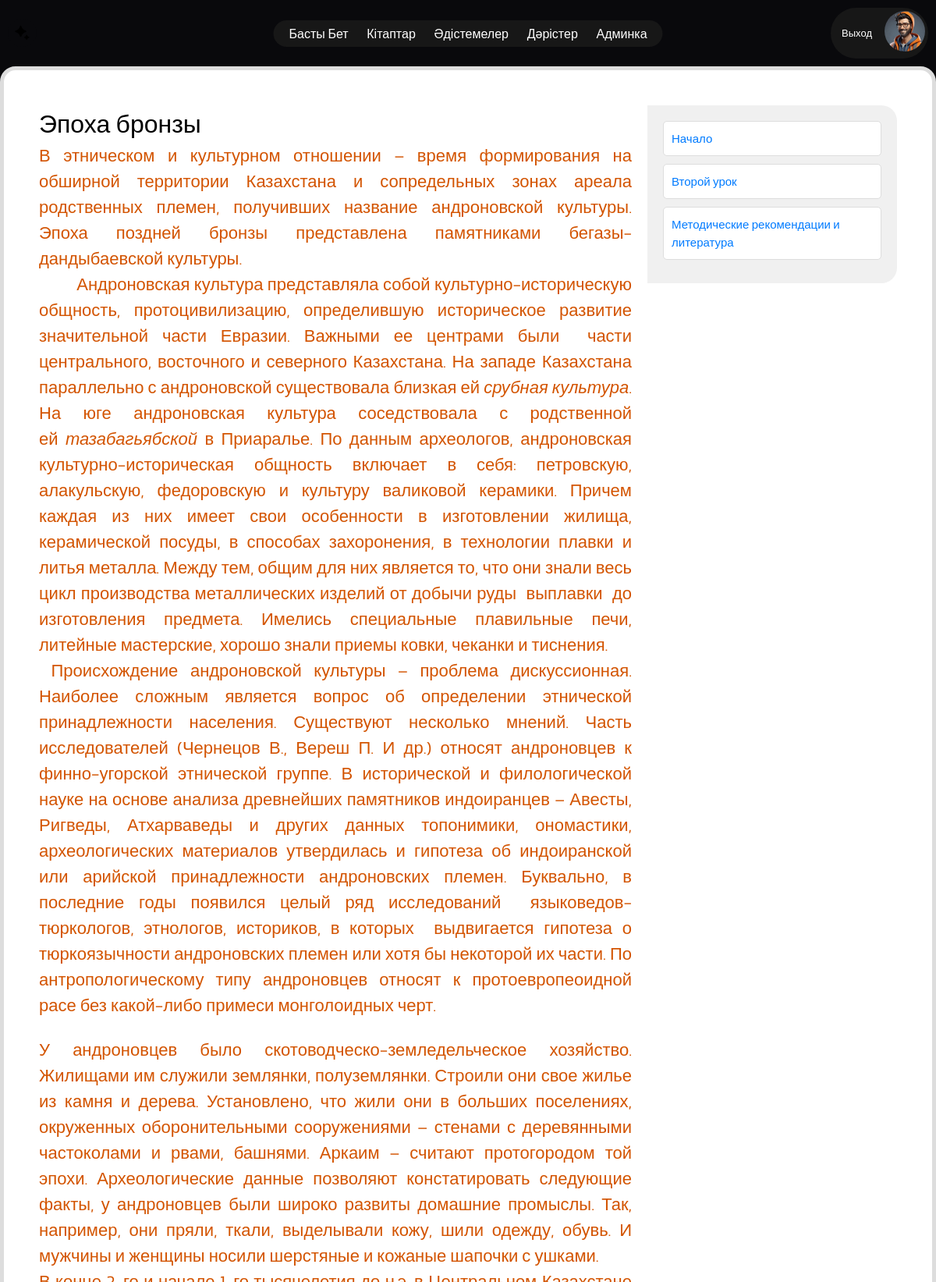
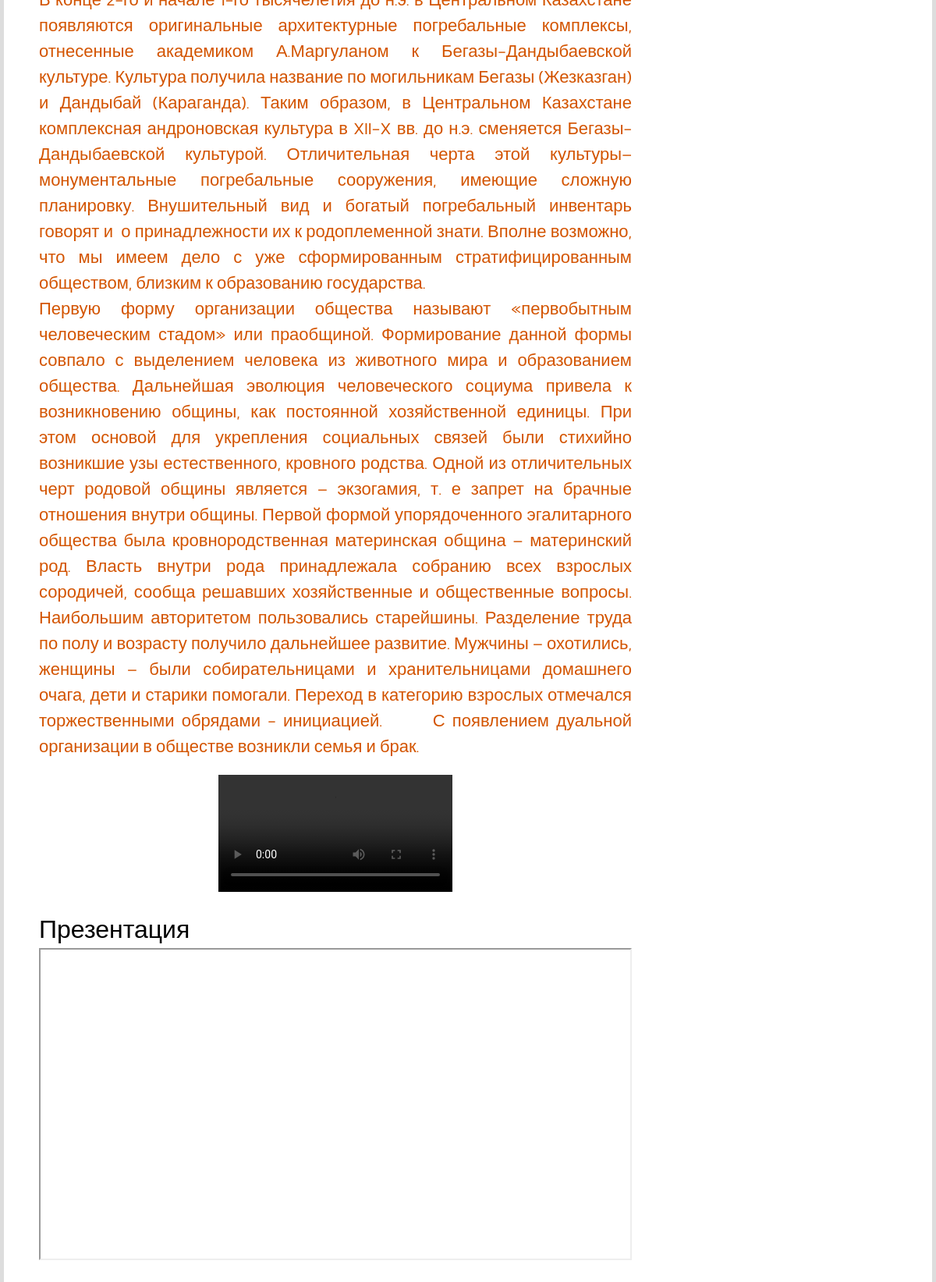
Screenshot of /lessons/4/ (signed in) with the database file from the repository (2 pictures, top to bottom).
### main/models.py (models this page shows, shortened)
class Lesson(models.Model):
    title = models.CharField("Название лекции:", max_length=200)
    topic = models.ForeignKey(Topic, on_delete=models.CASCADE, related_name='lessons')
    number = models.IntegerField("Номер лекции")
    short_description = RichTextUploadingField("Краткое описание:", blank=True)
    description = RichTextUploadingField("Полное описание:", blank=True)
    video = models.FileField("Видео:", upload_to='videos/', blank=True, null=True)
    photo = models.ImageField("Фото:", upload_to='photos/', blank=True, null=True)
    audio = models.FileField("Аудио:", upload_to='audio/', blank=True, null=True)
    url = models.URLField("Ссылка:", max_length=200, blank=True, null=True, editable=False)
    class Meta:
        unique_together = ['topic', 'number']
        ordering = ['number']

### main/views.py (the view)
# urls.py: path('lessons/<int:lesson_id>/', views.lesson_detail, name='lesson_detail'),
@login_required
def lesson_detail(request, lesson_id):
    lesson = get_object_or_404(Lesson, id=lesson_id)
    related_lessons = Lesson.objects.filter(topic=lesson.topic).exclude(id=lesson_id)
    print(f"Current Topic: {lesson.topic.name}")
    print(f"Related Lessons: {[lesson.title for lesson in related_lessons]}")
    return render(request, 'main/page/detail_lesson.html', {
        'lesson': lesson,
        'list': related_lessons
    })

### main/templates/main/page/detail_lesson.html (shortened to what this page needs)
{% extends 'base.html' %}
{% load static %}
{% block content %}
<link rel="stylesheet" href="{% static 'ckeditor/ckeditor.css' %}">
<link rel="stylesheet" type="text/css" href="{% static 'css/detail_lesson.css' %}">
<div class="lesson-main-container">
    <div class="lesson-content-container">
        <div class="lesson-center-content">
            <h1>{{ lesson.title }}</h1>
            <p class="black-text">
                {{ lesson.description|safe }}
            </p>
        </div>
        <div class="lesson-video-audio-section">
            <video controls>
                <source src="path/to/your-video.mp4" type="video/mp4">
            </video>
        </div>
        <br>
        <h1>Презентация</h1>
        <div class="lesson-presentation-section">
            <iframe src="{{ lesson.video }}" width="100%" height="400px">
                Ваш браузер не поддерживает просмотр PDF-файлов.
                <a href="{{ lesson.video }}">Скачайте презентацию</a> для просмотра.
            </iframe>
        </div>
    </div>
    <div class="lesson-side-container">
        <ul class="lesson-list">
            {% for i in list %}
                <li class="lesson-item">
                    <a href="{% url 'lesson_detail' i.id %}" class="lesson-link">{{ i.title }}</a>
                </li>
            {% endfor %}
        </ul>
    </div>
</div>
{% endblock %}

### static/css/style.css (style rules this page uses)
* { margin: 0; padding: 0; outline: none; box-sizing: border-box; font-family: "Kanit", sans-serif; font-weight: 300; }
html { scroll-behavior: smooth; }
a { text-decoration: none; }
p { color: black; }
body { background: #09090c; }
h1 { -webkit-user-select: none; -moz-user-select: none; -ms-user-select: none; user-select: none; }

### static/css/detail_lesson.css (style rules this page uses)
.lesson-main-container { display: flex; justify-content: space-between; align-items: flex-start; padding: 45px; border: 5px solid #ddd; border-radius: 20px; background-color: #fff; }
.lesson-content-container { flex: 3; max-width: calc(100% - 340px); margin-right: 20px; display: flex; flex-direction: column; }
.lesson-center-content { margin-bottom: 20px; }
.lesson-video-audio-section { display: flex; justify-content: center; width: 100%; }
video { max-width: 100%; height: auto; }
.lesson-side-container { flex: 1; width: 300px; background-color: #f0f0f0; padding: 20px; box-sizing: border-box; border-radius: 0 20px 20px 0; }
.lesson-list { list-style-type: none; padding: 0; margin: 0; }
.lesson-item { margin-bottom: 10px; }
.lesson-link { display: block; padding: 10px; text-decoration: none; color: #007bff; font-size: 15px; border: 1px solid #ddd; border-radius: 5px; background-color: #fff; transition: background-color 0.3s, color 0.3s; }

### rows the page displays
Lesson: title "Эпоха бронзы", description "В этническом и культурном отношении – время формирования на обширной территории Казахстана и сопредельных зонах ареала родственных племен, получивших название андроновской культуры. Эпоха поздней бронзы представлена памятниками бегазы-дандыбаевской культуры. Андроновская культура представляла собой культурно-историческую общность, протоцивилизацию, определившую историческое развитие значительной части Евразии. Важными ее центрами были части центрального, восточного и северного Казахстана. На западе Казахстана параллельно с андроновской существовала близкая ей срубная культура . На юге андроновская культура соседствовала с родственной ей тазабагьябской в Приаралье. По данным археологов,…"
Lesson: title "Начало"
Lesson: title "Второй урок"
Lesson: title "Методические рекомендации и литература"
